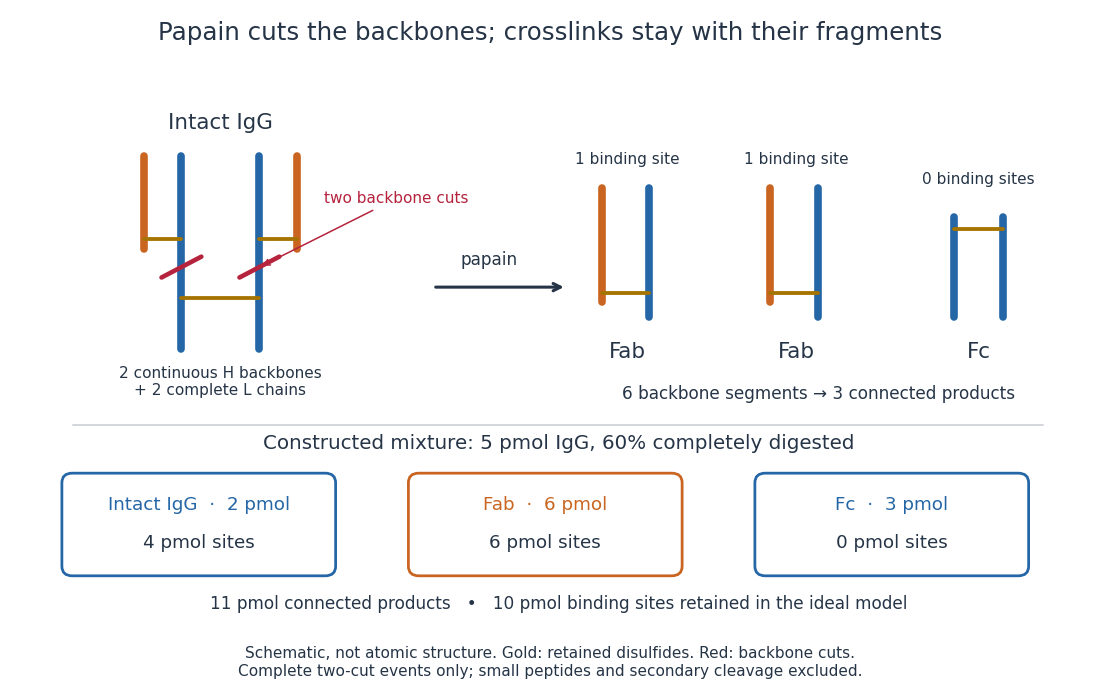

Write Python code to recreate this figure.
"""Draw original papain cleavage and constructed product counts.

Tested with Python 3.14 and matplotlib 3.10.7. Run from _media; PNG goes to CWD.
"""
from pathlib import Path

import matplotlib.pyplot as plt
from matplotlib.patches import FancyBboxPatch

HEAVY = '#2466a6'
LIGHT = '#c96520'
BOND = '#a57400'
CUT = '#b5233d'
INK = '#253446'


def main():
    plt.rcParams.update({'font.family': 'DejaVu Sans', 'font.size': 12})
    fig, ax = plt.subplots(figsize=(10, 6.3), dpi=110, facecolor='white')
    fig.subplots_adjust(left=.035, right=.98, bottom=.08, top=.89)
    ax.set(xlim=(0, 12), ylim=(0, 7))
    ax.axis('off')
    fig.suptitle('Papain cuts the backbones; crosslinks stay with their fragments',
                 fontsize=16, color=INK, y=.97)

    def line(xs, ys, color, width=5):
        ax.plot(xs, ys, color=color, linewidth=width, solid_capstyle='round')

    def arm(x, y):
        line([x, x], [y, y+1.6], HEAVY)
        line([x-.55, x-.55], [y+.18, y+1.6], LIGHT)
        line([x-.55, x], [y+.3, y+.3], BOND, 2.5)
        ax.text(x-.25, y+1.9, '1 binding site', ha='center', fontsize=10, color=INK)

    def stem(x, y):
        for dx in [-.28, .28]:
            line([x+dx, x+dx], [y, y+1.25], HEAVY)
        line([x-.28, x+.28], [y+1.1, y+1.1], BOND, 2.5)

    # Backbone layout is deliberately unrolled, to expose which bonds are cut.
    for x in [1.65, 2.55]:
        line([x, x], [3.6, 6.0], HEAVY)
        lightx = x-.43 if x < 2 else x+.43
        line([lightx, lightx], [4.85, 6.0], LIGHT)
        line([lightx, x], [4.97, 4.97], BOND, 2.5)
        line([x-.23, x+.23], [4.62-.13, 4.62+.13], CUT, 3)
    line([1.65, 2.55], [4.24, 4.24], BOND, 2.5)
    ax.text(2.1, 6.34, 'Intact IgG', ha='center', color=INK, fontsize=14)
    ax.text(2.1, 3.02, '2 continuous H backbones\n+ 2 complete L chains',
            ha='center', color=INK, fontsize=10)
    ax.annotate('two backbone cuts', xy=(2.55, 4.62), xytext=(3.3, 5.42),
                ha='left', fontsize=10, color=CUT,
                arrowprops={'arrowstyle': '->', 'color': CUT})
    ax.annotate('', xy=(6.1, 4.37), xytext=(4.55, 4.37),
                arrowprops={'arrowstyle': '->', 'lw': 2, 'color': INK})
    ax.text(5.2, 4.64, 'papain', ha='center', color=INK, fontsize=11)
    arm(7.05, 4.0)
    arm(9.0, 4.0)
    stem(10.85, 4.0)
    ax.text(6.8, 3.48, 'Fab', ha='center', color=INK, fontsize=14)
    ax.text(8.75, 3.48, 'Fab', ha='center', color=INK, fontsize=14)
    ax.text(10.85, 3.48, 'Fc', ha='center', color=INK, fontsize=14)
    ax.text(10.85, 5.65, '0 binding sites', ha='center', fontsize=10, color=INK)
    ax.text(9.0, 2.98, '6 backbone segments → 3 connected products',
            ha='center', color=INK, fontsize=11)
    ax.plot([.4, 11.6], [2.65, 2.65], color='#c8cdd3', linewidth=1)
    ax.text(6, 2.35, 'Constructed mixture: 5 pmol IgG, 60% completely digested',
            ha='center', color=INK, fontsize=13)
    boxes = [(1.85, 'Intact IgG', '2 pmol', '4 pmol sites', HEAVY),
             (5.85, 'Fab', '6 pmol', '6 pmol sites', LIGHT),
             (9.85, 'Fc', '3 pmol', '0 pmol sites', HEAVY)]
    for x, title, amount, sites, color in boxes:
        ax.add_patch(FancyBboxPatch((x-1.5, .85), 3, 1.12,
                     boxstyle='round,pad=.08,rounding_size=.12',
                     facecolor='white', edgecolor=color, linewidth=1.8))
        ax.text(x, 1.65, title+'  ·  '+amount, ha='center', va='center', color=color, fontsize=12)
        ax.text(x, 1.18, sites, ha='center', va='center', color=INK, fontsize=12)
    ax.text(6, .35, '11 pmol connected products   •   10 pmol binding sites retained in the ideal model',
            ha='center', color=INK, fontsize=11)
    fig.text(.5, .025, 'Schematic, not atomic structure. Gold: retained disulfides. Red: backbone cuts.\n'
             'Complete two-cut events only; small peptides and secondary cleavage excluded.',
             ha='center', fontsize=10, color=INK)
    fig.savefig(Path.cwd() / (Path(__file__).stem + '.png'), facecolor='white', transparent=False)
    plt.close(fig)


if __name__ == '__main__':
    main()
